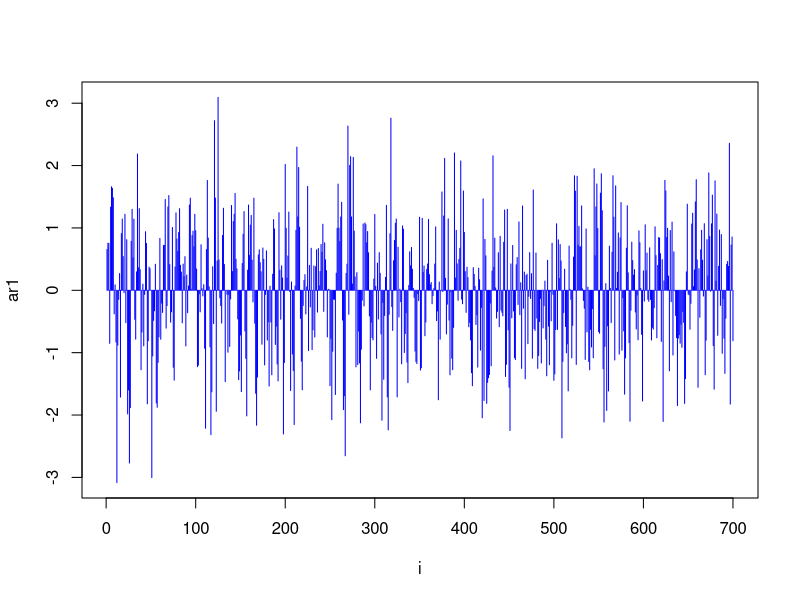
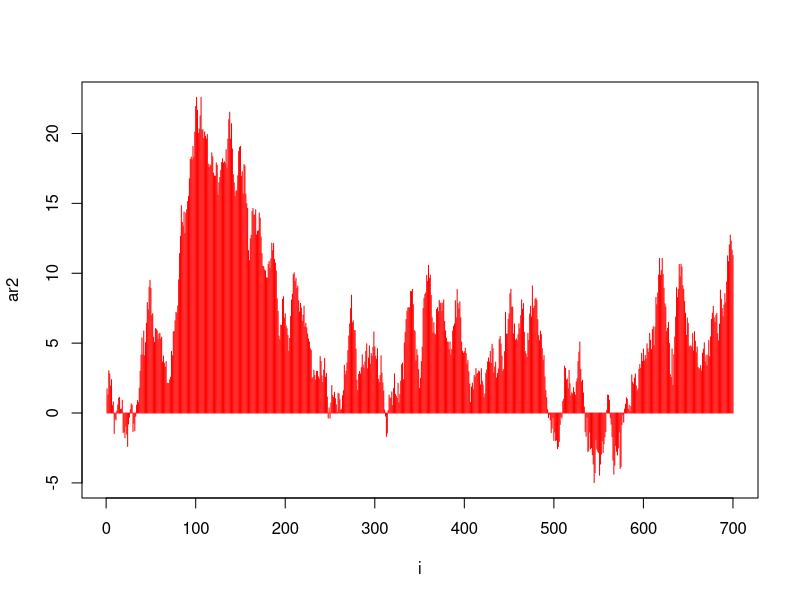
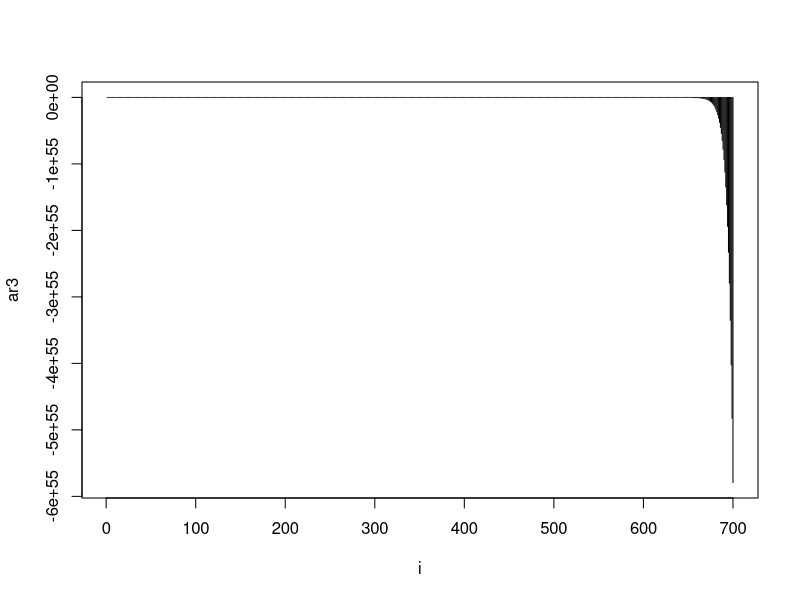
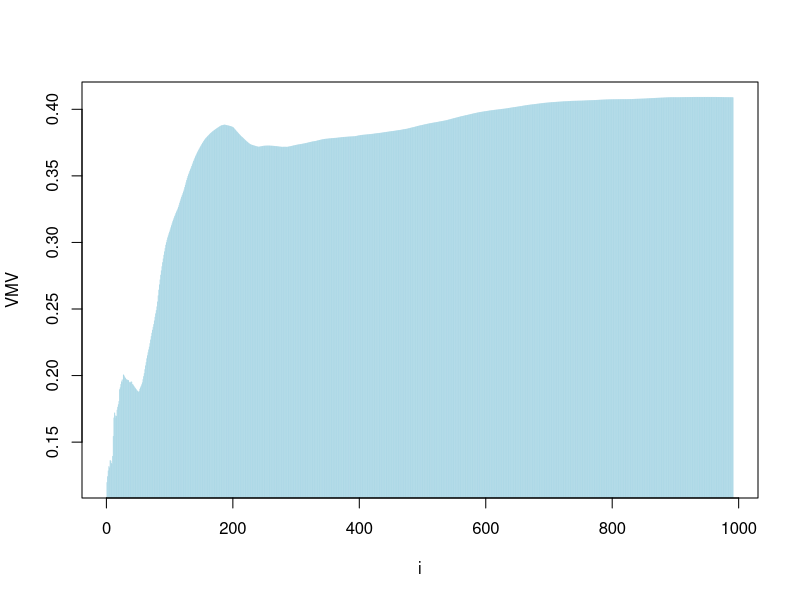
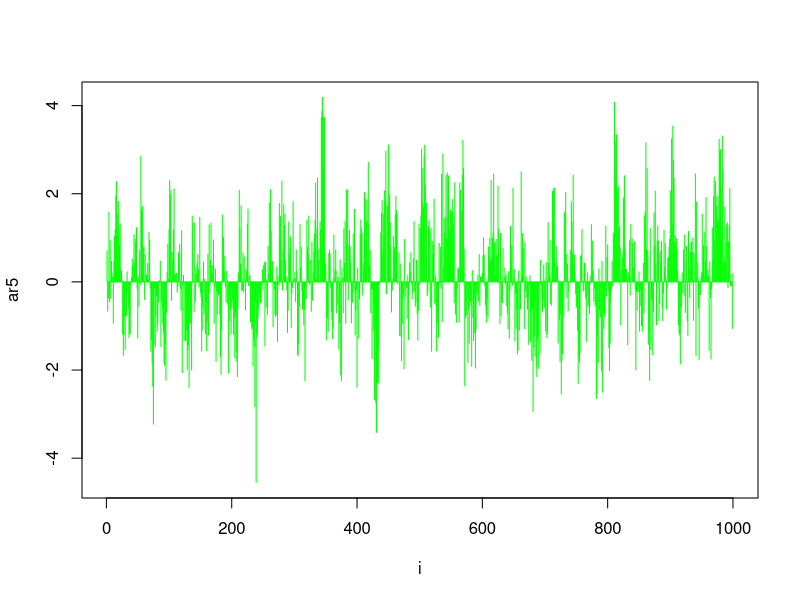

Source code (R) for these figures, in order:
#Variable&FunctionDeclataration----
n=700;
o1= 0.3; o2=1; o3=1.2
n1 = 1000; o4 = 0.4 #for 4 task
AR = function(n,o){
  x = numeric(n) 
  x[1] = rnorm(1,0,1)   
  for (i in 2:n) 
    {
    e = rnorm(1,0,1) 
    x[i] = o * x[i - 1] + e 
    }
 x
}
RootFind = function(ar){
  Upsum=0
  Downsum=0
  for (i in 2:n) 
  {
  Upsum = Upsum + (ar[i-1] * ar[i]); 
  Downsum = Downsum + (ar[i-1])^2    
  }
  root = Upsum/Downsum #Производная, приравненная к 0
}
SquareSum = function(ar, o) {
  totalSum = 0 
  for (i in 2:n)
  {
    totalSum = totalSum + (ar[i] - o * ar[i-1])^2
  }
  totalSum
}
PartialMNK = function(ar, n1) {
  needpar = n1 - 9
  vecofMNK = numeric(needpar)
  Upsum = 0
  Downsum = 0
  j = 1
  for (k in 10:n1) {
    for (i in 2:k) {
      Upsum = Upsum + (ar[i - 1] * ar[i]) 
      Downsum = Downsum + (ar[i - 1])^2   
    }
    root = Upsum / Downsum 
    vecofMNK[j] = root
    j = j + 1
  }
  return(vecofMNK)
}
Ar2Generation = function(n, o1, o4) {
  ar = numeric(n)
  ar[1:2] = rnorm(2,0,1)
  for (i in 3:n) {
    ar[i] = o1 * ar[i-1] + o4 * ar[i-2] + rnorm(1,0,1)
  }
  return(ar)
}
checkStac = function(o1, o4) {
  D = o1^2 - 4 * o4
  if (D < 0) {
    Lvalid = o1/2
    Limaginary = sqrt(abs(D))/2
    mod = sqrt(Lvalid^2 + Limaginary^2)
    Stac = mod < 1
  } else {
    L1 = (-o1 + sqrt(D))/2  
    L2 = (-o1 - sqrt(D))/2  
    Stac = abs(L1) < 1 && abs(L2) < 1
  }
  return(Stac)
}
#GetStart----
ar1 = AR(n,o1)
ar2 = AR(n,o2)
ar3 = AR(n,o3)

#visualisation----
plot(ar1, type = 'h', col="blue", xlab= "i")
plot(ar2, type = 'h',col="red",xlab= "i")
plot(ar3, type = 'h',xlab= "i")
#LSM----
o1root = RootFind(ar1)
#MaximumLikelihood
total = optimize(SquareSum, interval = c(-10, 10), ar = ar1)
o1opt = total$minimum

if (round(o1root,5)  == round(o1opt,5)) 
{
  print("its right")
}

#ModWithNewPar----
ar4 = AR(n1,o4)
VMV = PartialMNK(ar4,n1)
plot (VMV, type = 'h', col= "lightblue",xlab= "i")


#AR(2)----
ar5 = Ar2Generation(n1,o1,o4)
if (checkStac(o1, o4)) {
 print ("There is stationary")
} else {
print ("There isn't stationary)")
}
plot (ar5, type = 'h', col= "green",xlab= "i")

#6Task----
library(stats)
ArimaFunc = arima(ar5, order = c(2, 0, 0), include.mean = FALSE)
ArimaFunc
